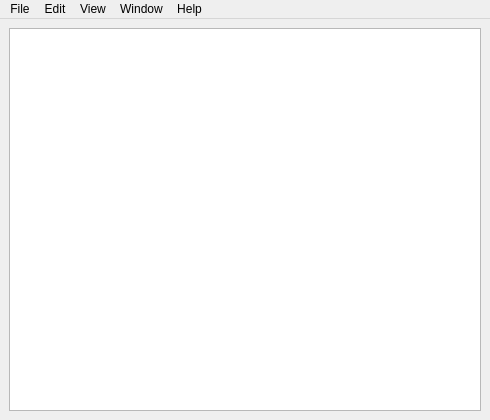
<?xml version="1.0" encoding="UTF-8"?>
<ui version="4.0">
 <class>MainWindow</class>
 <widget class="QMainWindow" name="MainWindow">
  <property name="geometry">
   <rect>
    <x>0</x>
    <y>0</y>
    <width>490</width>
    <height>420</height>
   </rect>
  </property>
  <property name="windowTitle">
   <string>MainWindow</string>
  </property>
  <widget class="QWidget" name="centralwidget">
   <layout class="QHBoxLayout" name="horizontalLayout">
    <item>
     <widget class="TextHandler" name="textHandler"/>
    </item>
   </layout>
  </widget>
  <widget class="QMenuBar" name="menubar">
   <property name="geometry">
    <rect>
     <x>0</x>
     <y>0</y>
     <width>490</width>
     <height>22</height>
    </rect>
   </property>
   <widget class="QMenu" name="monkey">
    <property name="title">
     <string>File</string>
    </property>
    <addaction name="actionNew"/>
    <addaction name="actionOpen"/>
    <addaction name="actionSave"/>
    <addaction name="actionSave_as"/>
   </widget>
   <widget class="QMenu" name="menuEdit">
    <property name="title">
     <string>Edit</string>
    </property>
    <addaction name="actionText_size"/>
    <addaction name="actionRects_colors"/>
   </widget>
   <widget class="QMenu" name="menuView">
    <property name="title">
     <string>View</string>
    </property>
   </widget>
   <widget class="QMenu" name="menuWindow">
    <property name="title">
     <string>Window</string>
    </property>
   </widget>
   <widget class="QMenu" name="menuHelp">
    <property name="title">
     <string>Help</string>
    </property>
   </widget>
   <addaction name="monkey"/>
   <addaction name="menuEdit"/>
   <addaction name="menuView"/>
   <addaction name="menuWindow"/>
   <addaction name="menuHelp"/>
  </widget>
  <action name="actionSubmenu2">
   <property name="text">
    <string>Submenu2</string>
   </property>
  </action>
  <action name="actionNew">
   <property name="text">
    <string>New...</string>
   </property>
  </action>
  <action name="actionOpen">
   <property name="text">
    <string>Open...</string>
   </property>
  </action>
  <action name="actionSeve">
   <property name="text">
    <string>Seve</string>
   </property>
  </action>
  <action name="actionSave">
   <property name="text">
    <string>Save</string>
   </property>
  </action>
  <action name="actionSave_as">
   <property name="text">
    <string>Save as...</string>
   </property>
  </action>
  <action name="actionText_size">
   <property name="text">
    <string>Text size</string>
   </property>
  </action>
  <action name="actionRects_colors">
   <property name="text">
    <string>Rects colors</string>
   </property>
  </action>
 </widget>
 <customwidgets>
  <customwidget>
   <class>TextHandler</class>
   <extends>QGraphicsView</extends>
   <header>text_handler</header>
  </customwidget>
 </customwidgets>
 <resources/>
 <connections/>
</ui>
